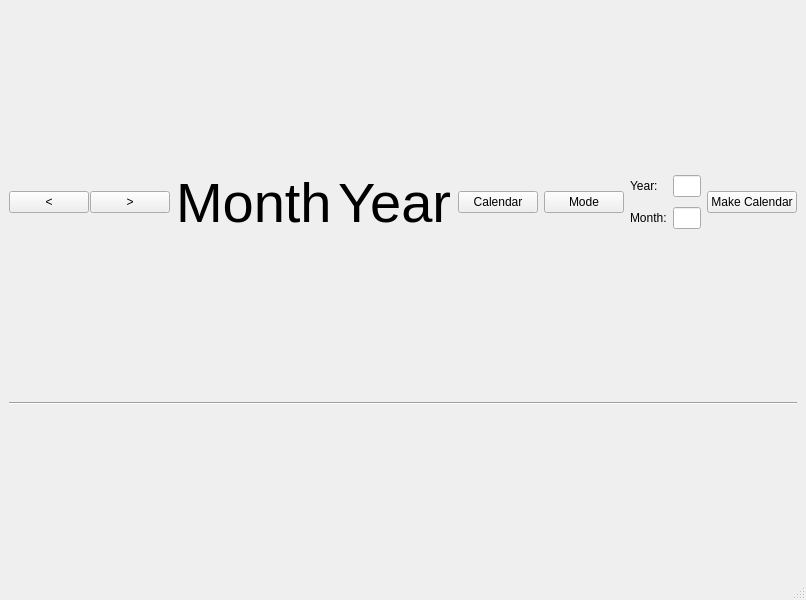
<?xml version="1.0" encoding="UTF-8"?>
<ui version="4.0">
 <class>MainWindow</class>
 <widget class="QMainWindow" name="MainWindow">
  <property name="geometry">
   <rect>
    <x>0</x>
    <y>0</y>
    <width>806</width>
    <height>600</height>
   </rect>
  </property>
  <property name="windowTitle">
   <string>MainWindow</string>
  </property>
  <widget class="QWidget" name="centralwidget">
   <layout class="QVBoxLayout" name="verticalLayout">
    <item>
     <layout class="QGridLayout" name="topGrid">
      <item row="3" column="1">
       <layout class="QHBoxLayout" name="infoLayout">
        <item>
         <widget class="QLabel" name="monthNameLabel">
          <property name="font">
           <font>
            <family>Ubuntu</family>
            <pointsize>42</pointsize>
            <weight>50</weight>
            <italic>false</italic>
            <bold>false</bold>
           </font>
          </property>
          <property name="text">
           <string>Month</string>
          </property>
         </widget>
        </item>
        <item>
         <widget class="QLabel" name="yearNumberLabel">
          <property name="font">
           <font>
            <pointsize>42</pointsize>
           </font>
          </property>
          <property name="text">
           <string>Year</string>
          </property>
         </widget>
        </item>
       </layout>
      </item>
      <item row="3" column="3">
       <layout class="QGridLayout" name="searchLayout">
        <item row="0" column="2">
         <widget class="QLabel" name="yearLabel">
          <property name="text">
           <string>Year:</string>
          </property>
         </widget>
        </item>
        <item row="0" column="4" rowspan="2">
         <widget class="QPushButton" name="searchButton">
          <property name="text">
           <string>Make Calendar</string>
          </property>
         </widget>
        </item>
        <item row="0" column="3">
         <widget class="QLineEdit" name="yearSearchBox"/>
        </item>
        <item row="0" column="1" rowspan="2">
         <widget class="QPushButton" name="colorModeButton">
          <property name="text">
           <string>Mode</string>
          </property>
         </widget>
        </item>
        <item row="1" column="3">
         <widget class="QLineEdit" name="monthSearchBox"/>
        </item>
        <item row="1" column="2">
         <widget class="QLabel" name="monthLabel">
          <property name="text">
           <string>Month:</string>
          </property>
         </widget>
        </item>
        <item row="0" column="0" rowspan="2">
         <widget class="QPushButton" name="miniCalendarButton">
          <property name="text">
           <string>Calendar</string>
          </property>
          <property name="checkable">
           <bool>true</bool>
          </property>
         </widget>
        </item>
       </layout>
      </item>
      <item row="3" column="0">
       <layout class="QHBoxLayout" name="navigationLayout">
        <property name="spacing">
         <number>1</number>
        </property>
        <item>
         <widget class="QPushButton" name="prevMonthButton">
          <property name="text">
           <string>&lt;</string>
          </property>
         </widget>
        </item>
        <item>
         <widget class="QPushButton" name="nextMonthButton">
          <property name="text">
           <string>&gt;</string>
          </property>
         </widget>
        </item>
       </layout>
      </item>
      <item row="3" column="2">
       <spacer name="horizontalSpacer">
        <property name="orientation">
         <enum>Qt::Horizontal</enum>
        </property>
        <property name="sizeHint" stdset="0">
         <size>
          <width>40</width>
          <height>20</height>
         </size>
        </property>
       </spacer>
      </item>
     </layout>
    </item>
    <item>
     <widget class="Line" name="line">
      <property name="orientation">
       <enum>Qt::Horizontal</enum>
      </property>
     </widget>
    </item>
    <item>
     <layout class="QGridLayout" name="calendarGrid"/>
    </item>
   </layout>
  </widget>
  <widget class="QMenuBar" name="menubar">
   <property name="geometry">
    <rect>
     <x>0</x>
     <y>0</y>
     <width>806</width>
     <height>20</height>
    </rect>
   </property>
  </widget>
  <widget class="QStatusBar" name="statusbar"/>
 </widget>
 <resources/>
 <connections/>
</ui>
